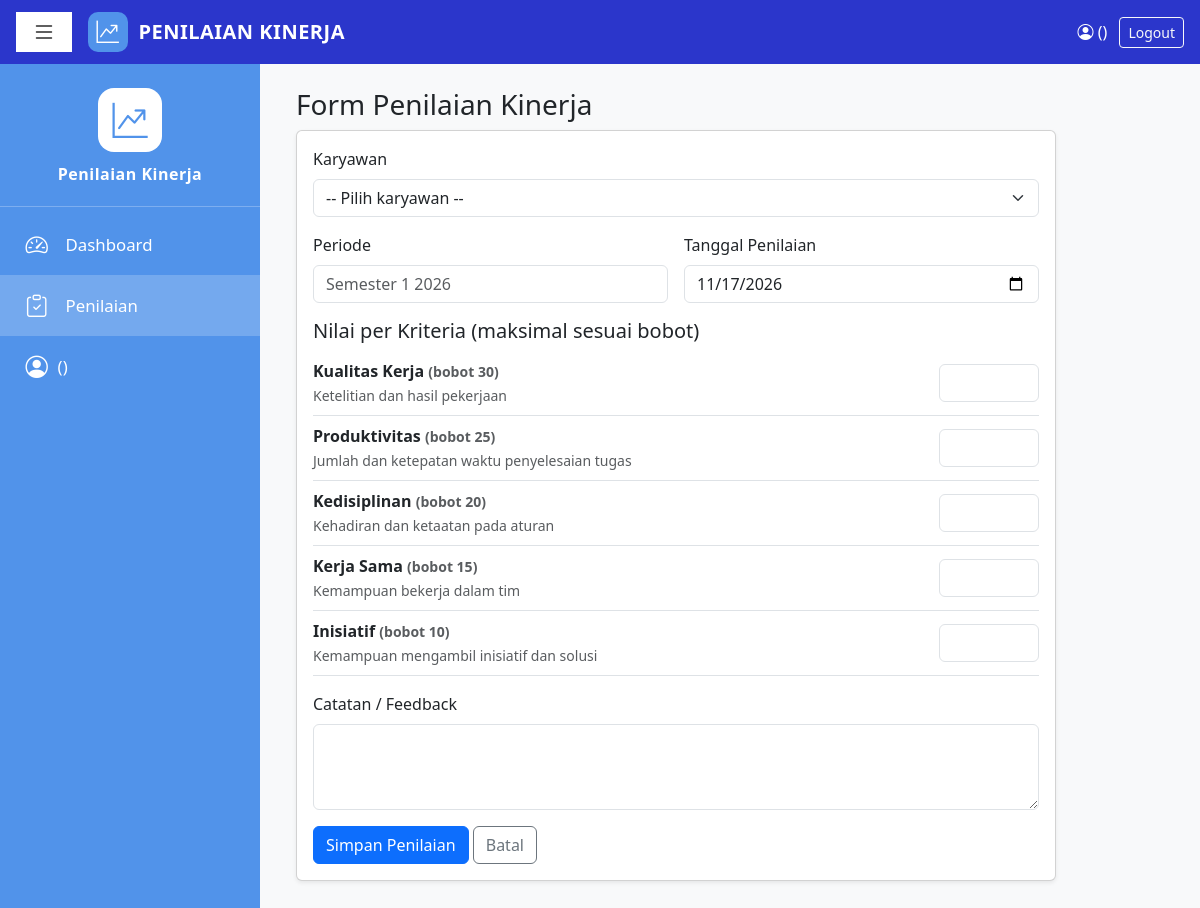
The app's page /appraisal_form.php with its own data.
### tables this page shows
CREATE TABLE criterias (
  id INT AUTO_INCREMENT PRIMARY KEY,
  name VARCHAR(100) NOT NULL,
  description TEXT NULL,
  weight TINYINT UNSIGNED NOT NULL
);

### config.php (called while the page is built, shortened)
<?php
function e($s): string { return htmlspecialchars((string)$s, ENT_QUOTES, 'UTF-8'); }

### appraisal_form.php (the view, shortened to what this page needs)
<?php
require 'config.php';
$criterias = $pdo->query('SELECT * FROM criterias ORDER BY id')->fetchAll();
$old = ['employee_id' => '', 'period' => '', 'appraisal_date' => date('Y-m-d'), 'notes' => '', 'scores' => []];
require 'header.php';
?>
<h3>Form Penilaian Kinerja</h3>
<?php if (!$criterias): ?>
    <div class="alert alert-warning">Belum ada kriteria penilaian. Hubungi admin.</div>
<?php else: ?>
<form method="POST" class="card shadow-sm card-body" style="max-width:760px">
    <div class="mb-3">
        <label class="form-label">Karyawan</label>
        <select name="employee_id" class="form-select" required>
            <option value="">-- Pilih karyawan --</option>
        </select>
    </div>
    <div class="row g-3 mb-3">
        <div class="col-md-6"><label class="form-label">Periode</label>
            <input type="text" name="period" class="form-control" placeholder="Semester 1 2026" value="<?= e($old['period']) ?>" required></div>
        <div class="col-md-6"><label class="form-label">Tanggal Penilaian</label>
            <input type="date" name="appraisal_date" class="form-control" value="<?= e($old['appraisal_date']) ?>" required></div>
    </div>
    <h5>Nilai per Kriteria (maksimal sesuai bobot)</h5>
    <?php foreach ($criterias as $c): ?>
        <div class="d-flex justify-content-between align-items-center border-bottom py-2">
            <div>
                <div class="fw-semibold"><?= e($c['name']) ?> <small class="text-muted">(bobot <?= (int)$c['weight'] ?>)</small></div>
                <small class="text-muted"><?= e($c['description']) ?></small>
            </div>
                <input type="number" name="scores[<?= (int)$c['id'] ?>]" min="0" max="<?= (int)$c['weight'] ?>" class="form-control" style="width:100px"
                value="<?= e($old['scores'][$c['id']] ?? '') ?>" required>
        </div>
    <?php endforeach; ?>
    <div class="my-3">
        <label class="form-label">Catatan / Feedback</label>
        <textarea name="notes" rows="3" class="form-control"><?= e($old['notes']) ?></textarea>
    </div>
    <div>
        <button class="btn btn-primary">Simpan Penilaian</button>
        <a href="appraisals.php" class="btn btn-outline-secondary">Batal</a>
    </div>
</form>
<?php endif; ?>
<?php require 'footer.php'; ?>

### header.php (style rules this page uses)
:root { --top-h: 64px; --side-w: 260px; --c-top: #2b36cb; --c-side: #5193ea; }

### records on screen
criterias: name "Kualitas Kerja", weight "30", description "Ketelitian dan hasil pekerjaan"
criterias: name "Produktivitas", weight "25", description "Jumlah dan ketepatan waktu penyelesaian tugas"
criterias: name "Kedisiplinan", weight "20", description "Kehadiran dan ketaatan pada aturan"
criterias: name "Kerja Sama", weight "15", description "Kemampuan bekerja dalam tim"
criterias: name "Inisiatif", weight "10", description "Kemampuan mengambil inisiatif dan solusi"
